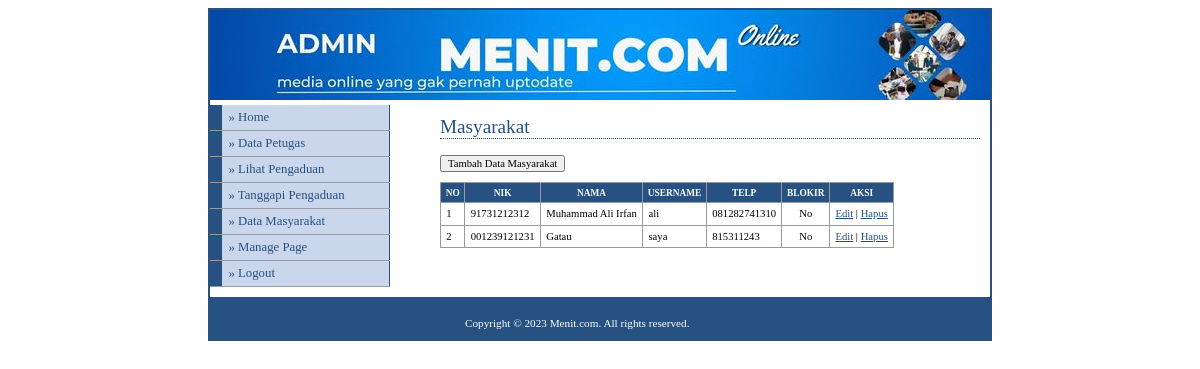
Page /media.php?module=data-masyarakat (signed in) on the committed database.
### tables this page shows
CREATE TABLE `modul` (
  `Id_Modul` int(11) NOT NULL,
  `Nama_Modul` varchar(50) NOT NULL,
  `Link` varchar(100) NOT NULL,
  `Publish` enum('Yes','No') NOT NULL,
  `Akses` enum('Petugas','Admin','Masyarakat','All') NOT NULL,
  `Aktif` enum('Yes','No') NOT NULL,
  `Urutan` int(5) NOT NULL
);

CREATE TABLE `masyarakat` (
  `Id_Masyarakat` int(11) NOT NULL,
  `NIK` char(16) NOT NULL,
  `Nama_Lengkap` varchar(50) NOT NULL,
  `Foto_Profil` varchar(255) NOT NULL,
  `Telp` varchar(13) NOT NULL,
  `Username` varchar(35) NOT NULL,
  `Password` varchar(35) NOT NULL,
  `Level` enum('Masyarakat') NOT NULL DEFAULT 'Masyarakat',
  `Blokir` enum('Yes','No') NOT NULL DEFAULT 'No'
);

### modul/mod_masyarakat/masyarakat.php (the view, shortened to what this page needs)
<?php
if ($_SESSION['level'] == 'Admin')
{
  $aksi = "modul/mod_masyarakat/aksi_masyarakat.php";
  switch (isset($_GET['act']) ? $_GET['act'] : '')
  {
    default:
      echo "<h2>Masyarakat</h2>
          <input type=button value='Tambah Data Masyarakat' onclick=\"window.location.href='?module=data-masyarakat&act=input';\">
          <table>
          <tr><th>no</th><th>NIK</th><th>Nama</th><th>Username</th><th>Telp</th><th>Blokir</th><th>aksi</th></tr>";
      $tampil = mysqli_query($conn, "SELECT * FROM masyarakat ORDER BY username");
      $no = 1;
      while ($r = mysqli_fetch_array($tampil))
      {
        echo "<tr><td>$no</td>
        <td>$r[NIK]</td>
        <td>$r[Nama_Lengkap]</td>
        <td>$r[Username]</td>
        <td>$r[Telp]</td>
        <td align=center>$r[Blokir]</td>
        <td><a href=?module=data-masyarakat&act=update&id=$r[Id_Masyarakat]>Edit</a> |
        <a href=$aksi?module=data-masyarakat&act=hapus&id=$r[Id_Masyarakat] onclick=\"return confirm('Apakah Anda yakin ingin menghapus data ini?');\">Hapus</a>
        </td></tr>";
        $no++;
      }
      echo "</table>";
      break;
  }
} else {
  echo "<p>Anda tidak berhak mengakses modul ini</p>";
}

### media.php (shortened to what this page needs)
<?php
if (empty($_SESSION['username']) and empty($_SESSION['passuser'])) {
  echo "<link href='style.css' rel='stylesheet' type='text/css'>
 <center>Untuk mengakses modul, Anda harus login <br>";
  echo "<a href=index.php><b>LOGIN</b></a></center>";
}
else
{
?>
  <html>
  <head>
    <link href="style.css" rel="stylesheet" type="text/css" />
  </head>
  <body>
    <div id="header">
      <div id="menu">
        <ul>
          <li><a href=?module=home>&#187; Home</a></li>
          <?php include "menu.php"; ?>
          <li><a href=logout.php>&#187; Logout</a></li>
        </ul>
      </div>
      <div id="content">
        <?php include "content.php"; ?>
      </div>
      <div id="footer">
        Copyright &copy; 2023 Menit.com. All rights reserved.
      </div>
    </div>
  </body>
  </html>
<?php
}
?>

### menu.php (shortened to what this page needs)
<?php
include "config/koneksi.php";
if ($_SESSION['level'] == 'Admin')
{
  $sql = mysqli_query($conn, "SELECT * FROM modul WHERE (Akses = 'Admin' OR Akses = 'Petugas' OR Akses = 'All') AND Aktif='Yes' ORDER BY Urutan");
}
elseif ($_SESSION['level'] == 'Petugas')
{
  $sql = mysqli_query($conn, "SELECT * FROM modul WHERE (Akses = 'Petugas' OR Akses = 'All') AND Aktif='Yes' ORDER BY Urutan");
}
elseif ($_SESSION['level'] == 'Masyarakat')
{
  $sql = mysqli_query($conn, "SELECT * FROM modul WHERE (Akses = 'Masyarakat' OR Akses = 'All') AND Aktif='Yes' ORDER BY Urutan");
}
while ($m = mysqli_fetch_array($sql))
{
  echo "<li><a href='$m[Link]'>&#187; $m[Nama_Modul]</a></li>";
}

### content.php (shortened to what this page needs)
<?php
include "config/koneksi.php";
if ($_GET['module'] == 'data-masyarakat')
{
  include "modul/mod_masyarakat/masyarakat.php";
}

### style.css (style rules this page uses)
body { font-family: Tahoma; text-align: center; }
#header { position: relative; background-image: url(images/header.jpg); background-repeat: no-repeat; margin-right: auto; margin-left: auto; width: 780px; border: 2px solid #265180; padding-top: 70px; text-align: left; }
#content { margin-left: 230px; padding: 20px 10px 0 0; }
#menu { position: relative; float: left; left: 0; width: 180px; margin: 10 0 5 0; padding: 15 0 5 0; }
#menu ul { list-style: none; margin: 0; padding: 0; border: none; }
#menu li { width: 180px; border-bottom: 1px solid #969BA5; margin: 0; padding: 0; font-size: 80%; vertical-align: bottom; }
#menu a:link, #menu a:visited { display: block; padding: 5px 5px 5px 0.5em; border-left: 12px solid #265180; border-right: 1px solid #265180; background-color: #CAD6EC; color: #265180; text-decoration: none; }
a:link,a:visited { color:#265180; }
h2 { font: normal 120% Georgia; color: #265180; background-color: transparent; border-bottom: 1px dotted #265180; }
table { font-family: Tahoma; font-size: 8pt; border-width: 1px; border-style: solid; border-color: #999999; border-collapse: collapse; margin: 10px 0px; }
th { color: #FFFFFF; font-size: 7pt; text-transform: uppercase; text-align: center; padding: 0.5em; border-width: 1px; border-style: solid; border-color: #969BA5; border-collapse: collapse; background-color: #265180; }
td { padding: 0.5em; vertical-align: top; border-width: 1px; border-style: solid; border-color: #969BA5; border-collapse: collapse; }
input,textarea,select { font-family: Tahoma; font-size: 8pt; }
#footer { clear: both; padding: 20px 0 10px 255px; font-size: 70%; color: #FFFFFF; background-color: #265180; }

### rows in the picture
modul: Nama_Modul "Data Petugas"
modul: Nama_Modul "Lihat Pengaduan"
modul: Nama_Modul "Tanggapi Pengaduan"
modul: Nama_Modul "Data Masyarakat"
modul: Nama_Modul "Manage Page"
masyarakat: NIK "91731212312", Nama_Lengkap "Muhammad Ali Irfan", Username "ali", Telp "081282741310", Blokir "No"
masyarakat: NIK "001239121231", Nama_Lengkap "Gatau", Username "saya", Telp "815311243", Blokir "No"
